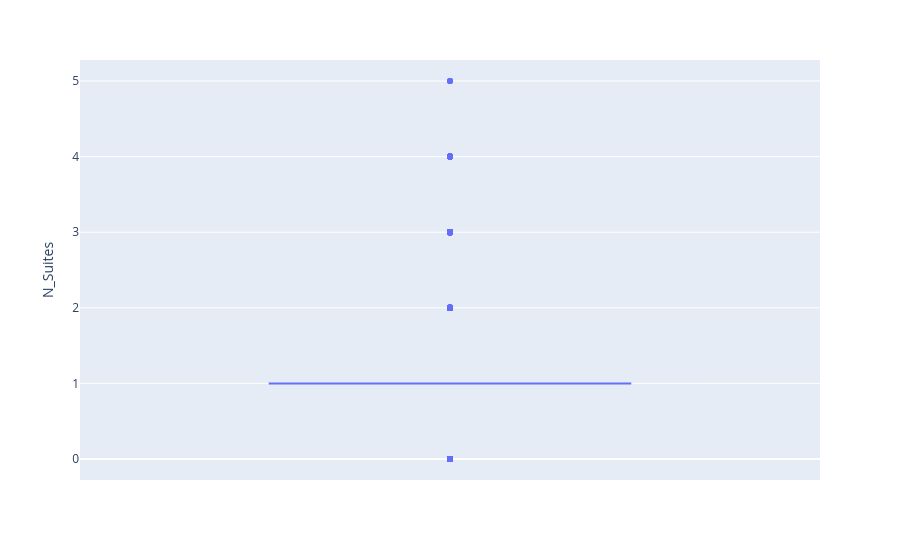

Write notebook code for a chart like this one.
### Code cell
#BOXPLOT interativo para verificar valores discrepantes.
fig = px.box(df, y="N_Suites")
fig.show()

### Figure 1 — Plotly figure (JSON) as saved in the notebook; plotly's stock layout.template omitted (floating-point values rounded to 4 significant figures; data arrays with more than 128 entries replaced by an {"elided": "..."} marker saying what was removed)
{"data": [{"alignmentgroup": "True", "hovertemplate": "N_Suites=%{y}<extra></extra>", "legendgroup": "", "marker": {"color": "#636efa"}, "name": "", "notched": false, "offsetgroup": "", "orientation": "v", "showlegend": false, "type": "box", "x0": " ", "xaxis": "x", "y": {"elided": "7203 int values"}, "y0": " ", "yaxis": "y"}], "layout": {"boxmode": "group", "legend": {"tracegroupgap": 0}, "margin": {"t": 60}, "xaxis": {"anchor": "y", "domain": [0, 1]}, "yaxis": {"anchor": "x", "domain": [0, 1], "title": {"text": "N_Suites"}}}}
